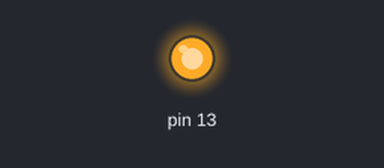
The sketch below on a simulated Arduino Uno, built with avr-gcc and run on an emulated ATmega328P. On the bench: output pins drawn as LEDs (lit = HIGH).

Above: at 1.2 s.
At 3.62 s:
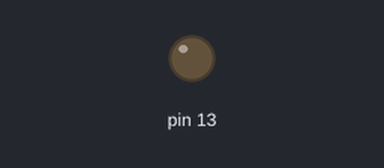
Timing chart, 0 to 4.0 s (numbered marks = the images above):
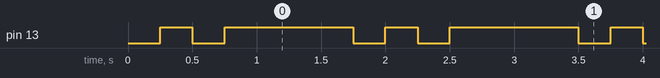

The sketch:

FastBlink.ino
```cpp
/*
  Based on ESP8266 Blink by Simon Peter
*/

void setup() {
  pinMode(LED_BUILTIN, OUTPUT);     // Initialize the LED_BUILTIN pin as an output
}

// the loop function runs over and over again forever
void loop() {
  digitalWrite(LED_BUILTIN, LOW);   // Turn the LED on (Note that LOW is the voltage level
  // but actually the LED is on; this is because
  // it is active low on the ESP-01)
  delay(250);                      // Wait for a second
  digitalWrite(LED_BUILTIN, HIGH);  // Turn the LED off by making the voltage HIGH
  delay(250);                      // Wait for a second
  digitalWrite(LED_BUILTIN, LOW);
  delay(250);                      // Wait for a second
  digitalWrite(LED_BUILTIN, HIGH);
  delay(1000);                      // Wait for two seconds (to demonstrate the active low LED)
}
```

Measured:
- by itself, pin 13: repeats every 1.8 s: LOW 0.25 s, HIGH 1.0 s, LOW 0.25 s, HIGH 0.25 s
- by itself, everything shown: repeats every 1.8 s, in 4 steps
